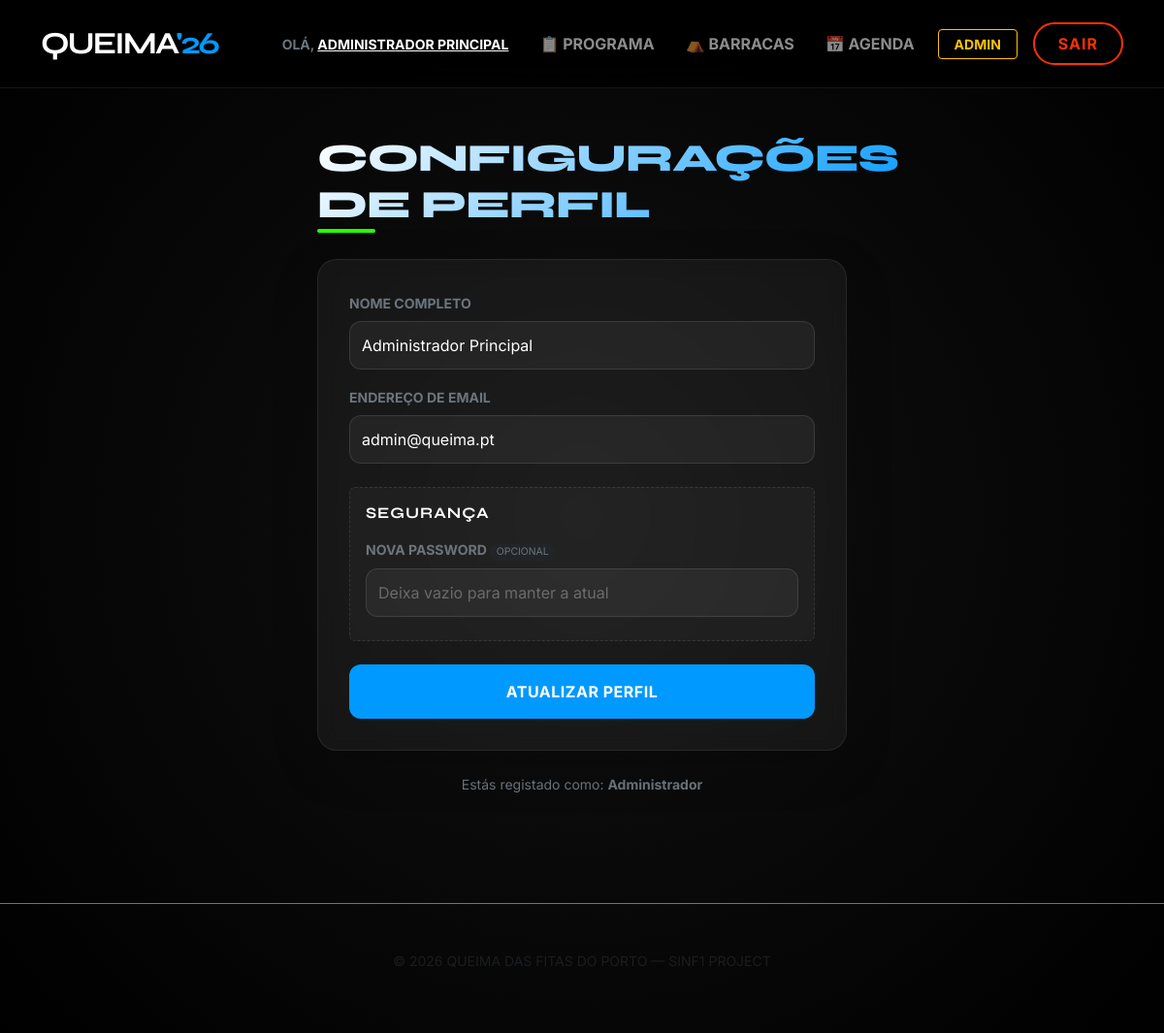
The app's page /profile.php (signed in) with its own data.
### tables this page shows
CREATE TABLE User (
    id INT AUTO_INCREMENT PRIMARY KEY,
    role_id INT NOT NULL,
    name VARCHAR(100) NOT NULL,
    email VARCHAR(100) NOT NULL UNIQUE,
    password_hash VARCHAR(255) NOT NULL,
    FOREIGN KEY (role_id) REFERENCES Role(id) ON DELETE RESTRICT ON UPDATE CASCADE
);

### profile.php (called while the page is built, shortened)
<?php
require_once 'db.php';
require_once 'models/ProfileModel.php';
$user_id = $_SESSION['user_id'];
$is_admin = ($_SESSION['user_role'] == 1);
$user = getUserById($pdo, $user_id);
include 'views/profile_view.php';
?>

### models/ProfileModel.php (called while the page is built, shortened)
<?php
function getUserById($pdo, $user_id) {
    $stmt = $pdo->prepare("SELECT name, email FROM User WHERE id = ?");
    $stmt->execute([$user_id]);
    return $stmt->fetch(PDO::FETCH_ASSOC);
}
?>

### views/profile_view.php (the view, shortened to what this page needs)
<!DOCTYPE html>
<html lang="pt">
<head>
    <link href="https://cdn.jsdelivr.net/npm/bootstrap@5.3.0/dist/css/bootstrap.min.css" rel="stylesheet">
    <link rel="stylesheet" href="style.css">
</head>
<body class="login-container">
<nav class="navbar navbar-expand-lg navbar-dark sticky-top py-3">
    <div class="container">
        <a class="navbar-brand fs-2 fw-bold" href="index.php">QUEIMA<span style="color:var(--neon-blue)">'26</span></a>
        <div class="collapse navbar-collapse" id="navbarNav">
            <ul class="navbar-nav ms-auto align-items-center">
                <li class="nav-item me-3">
                    <span class="text-secondary small fw-bold text-uppercase">Olá,
                        <a href="profile.php" class="text-white text-decoration-underline fw-black">
                            <?php echo htmlspecialchars($user['name']); ?>
                        </a>
                    </span>
                </li>
                <li class="nav-item">
                    <a href="index.php" class="nav-link fw-bold text-uppercase small px-3">📋 Programa</a>
                </li>
                <li class="nav-item">
                    <a href="tents.php" class="nav-link fw-bold text-uppercase small px-3">⛺ Barracas</a>
                </li>
                <li class="nav-item">
                    <a href="agenda.php" class="nav-link fw-bold text-uppercase small px-3">📅 Agenda</a>
                </li>
                <?php if($is_admin): ?>
                    <li class="nav-item ms-lg-2">
                        <a href="admin.php" class="btn btn-sm btn-outline-warning fw-bold px-3">ADMIN</a>
                    </li>
                <?php endif; ?>
                <li class="nav-item ms-lg-3">
                    <a href="logout.php" class="btn btn-bilhetes">SAIR</a>
                </li>
            </ul>
        </div>
    </div>
</nav>
<div class="container py-5">
    <div class="row justify-content-center">
        <div class="col-md-8 col-lg-6">
            <div class="mb-4">
                <h2 class="highlight-title">Configurações de Perfil</h2>
            </div>
            <div class="card event-card shadow-lg p-2">
                <div class="card-body p-4">
                    <form method="POST">
                        <div class="row">
                            <div class="col-md-12 mb-3">
                                <label class="form-label small text-secondary fw-bold text-uppercase">Nome Completo</label>
                                <input type="text" name="nome" class="form-control" value="<?php echo htmlspecialchars($user['name']); ?>" required>
                            </div>
                            <div class="col-md-12 mb-4">
                                <label class="form-label small text-secondary fw-bold text-uppercase">Endereço de Email</label>
                                <input type="email" name="email" class="form-control" value="<?php echo htmlspecialchars($user['email']); ?>" required>
                            </div>
                        </div>
                        <div class="p-3 rounded mb-4" style="background: rgba(255,255,255,0.03); border: 1px dashed rgba(255,255,255,0.1);">
                            <h6 class="text-white fw-bold mb-3" style="font-family: 'Syne', sans-serif; letter-spacing: 1px;">SEGURANÇA</h6>
                            <div class="mb-2">
                                <label class="form-label small text-secondary fw-bold text-uppercase">
                                    Nova Password
                                    <span class="badge bg-dark text-secondary fw-normal lowercase" style="font-size: 0.65rem;">Opcional</span>
                                </label>
                                <input type="password" name="nova_password" class="form-control" placeholder="Deixa vazio para manter a atual">
                            </div>
                        </div>
                        <div class="d-grid">
                            <button type="submit" class="btn btn-primary py-3 fw-bold text-uppercase">
                                Atualizar Perfil
                            </button>
                        </div>
                    </form>
                </div>
            </div>
            <div class="text-center mt-4">
                <p class="text-secondary small">
                    Estás registado como: <strong><?php echo $is_admin ? 'Administrador' : 'Estudante'; ?></strong>
                </p>
            </div>
        </div>
    </div>
</div>
<footer class="mt-5 py-5 border-top border-secondary text-center text-muted">
    <p class="small">&copy; 2026 QUEIMA DAS FITAS DO PORTO — SINF1 PROJECT</p>
</footer>
</body>
</html>

### style.css (style rules this page uses)
:root { --neon-green: #29ff00; --neon-blue: #0099ff; --neon-red: #ff3100; --neon-purple: #bd00ff; --glass-bg: rgba(255, 255, 255, 0.05); --queima-black: #0a0a0a; }
* { scrollbar-width: thin; scrollbar-color: var(--neon-blue) #111; }
html { scroll-behavior: smooth; }
body { background: radial-gradient(circle at top right, #1a1a1a, #000); color: #fff; font-family: 'Inter', sans-serif; overflow-x: hidden; min-height: 100vh; }
h1, h2, .navbar-brand { font-family: 'Syne', sans-serif; text-transform: uppercase; letter-spacing: -1px; }
.navbar { backdrop-filter: blur(20px); background: rgba(0,0,0,0.85) !important; border-bottom: 1px solid rgba(255,255,255,0.08); transition: all 0.3s ease; }
.navbar-brand { letter-spacing: -2px; }
.event-card { background: var(--glass-bg); border: 1px solid rgba(255,255,255,0.08); border-radius: 20px; transition: all 0.4s cubic-bezier(0.175, 0.885, 0.32, 1.275); backdrop-filter: blur(10px); overflow: hidden; }
.btn-primary { background: var(--neon-blue); border: none; border-radius: 12px; font-weight: bold; letter-spacing: 0.5px; transition: all 0.3s; }
.btn-bilhetes { background: transparent; color: var(--neon-red); border: 2px solid var(--neon-red); border-radius: 50px; padding: 8px 24px; font-weight: bold; text-transform: uppercase; letter-spacing: 1px; transition: all 0.3s; }
.form-control, .form-select { background: rgba(255, 255, 255, 0.05) !important; border: 1px solid rgba(255, 255, 255, 0.1) !important; color: #fff !important; border-radius: 12px; padding: 12px; transition: all 0.3s; }
.form-control::placeholder { color: rgba(255,255,255,0.3); }
.login-container { background: radial-gradient(circle at center, #111 0%, #000 100%); min-height: 100vh; }
.highlight-title { font-family: 'Syne', sans-serif; font-size: 2.5rem; font-weight: 800; background: linear-gradient(135deg, #fff 0%, var(--neon-blue) 100%); -webkit-background-clip: text; -webkit-text-fill-color: transparent; background-clip: text; position: relative; display: inline-block; }
.highlight-title::after { content: ''; position: absolute; bottom: -5px; left: 0; width: 60px; height: 4px; background: var(--neon-green); border-radius: 2px; }
.event-card { animation: fadeInUp 0.6s ease forwards; }

### records on screen
user: name "ADMINISTRADOR PRINCIPAL", nome "Administrador Principal", email "admin@queima.pt"
